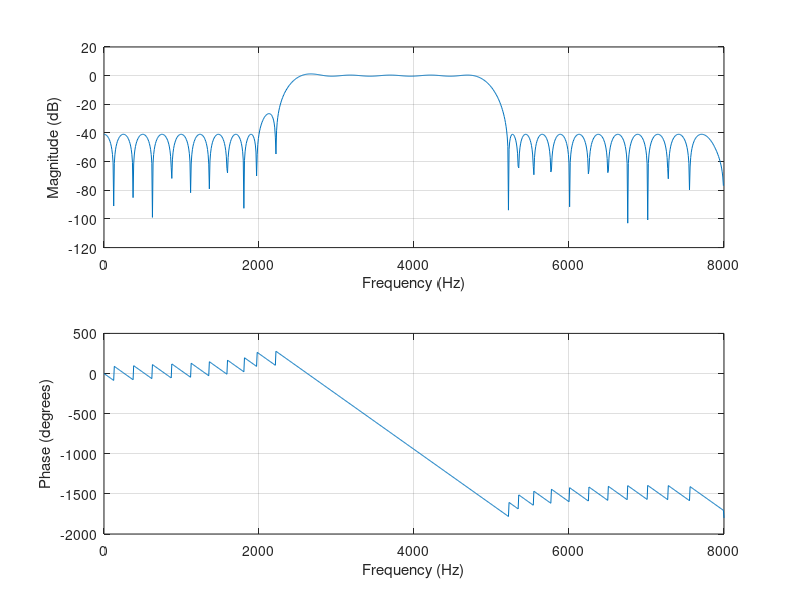

The MATLAB source for this figure:
fsamp = 16000;
fcuts = [2000 2800 4800 5200];
mags = [0 1 0];
devs = [0.01 0.05 0.01];

[n,fo,ao,w] = firpmord(fcuts,mags,devs,fsamp);
b = firpm(n,fo,ao,w);
freqz(b,1,1024,fsamp);